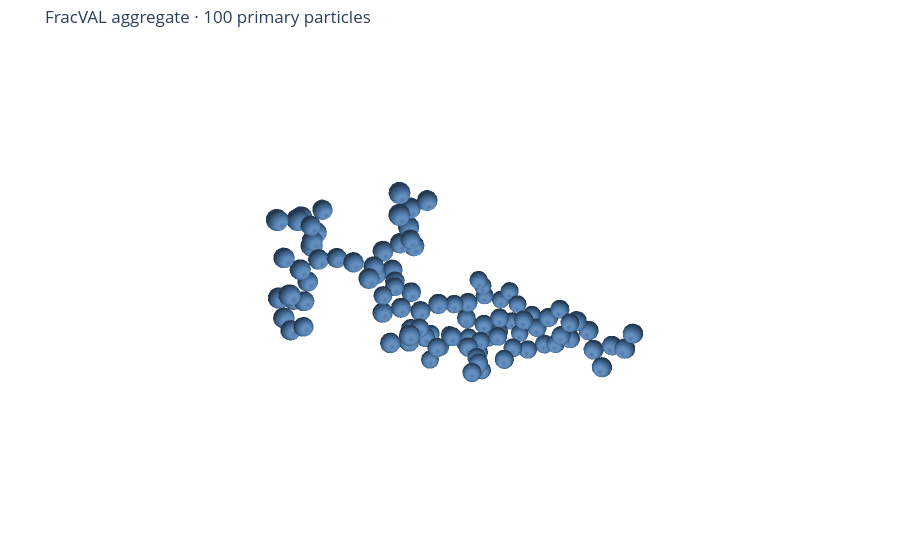

This figure's notebook cell:
### Code cell
plot_3d(mono, mode='spheres', sphere_resolution=9).show()
